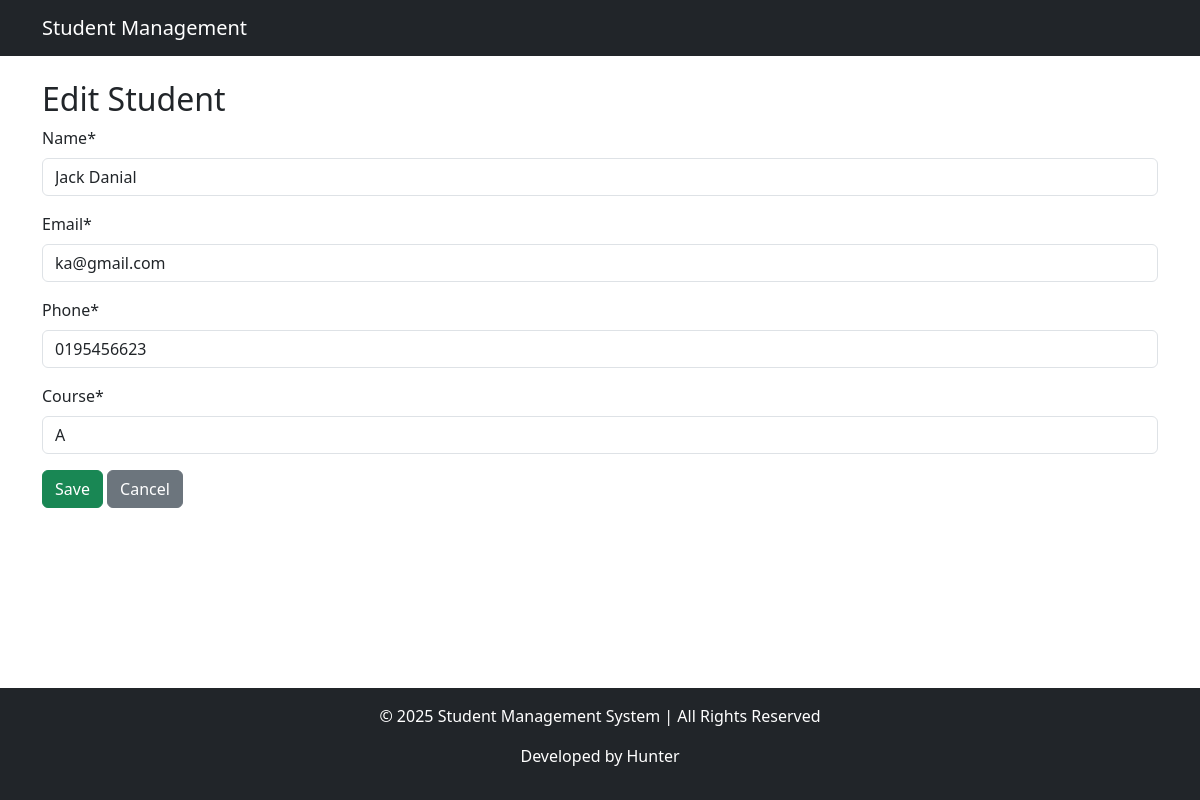
Page /2/edit/ on the committed database.
### students/models.py (models this page shows, shortened)
class Student(models.Model):
    name = models.CharField(max_length=100)
    email = models.EmailField(unique=True)
    phone = models.CharField(max_length=15)
    course = models.CharField(max_length=50)

### students/views.py (the view, shortened to what this page needs)
# urls.py: path('<int:pk>/edit/', StudentUpdateView.as_view(), name='edit_student'),
class StudentUpdateView(UpdateView):
    model = Student
    form_class = StudentForm
    template_name = 'students/student_form.html'
    success_url = reverse_lazy('student_list')

### students/forms.py
class StudentForm(forms.ModelForm):
    class Meta:
        model = Student
        fields = ['name', 'email', 'phone', 'course']
    def __init__(self, *args, **kwargs):
        super().__init__(*args, **kwargs)
        for field in self.fields.values():
            field.widget.attrs.update({'class': 'form-control'})

### students/templates/students/student_form.html (shortened to what this page needs)
{% extends 'students/base.html' %}
{% load crispy_forms_tags %}
{% block content %}
<h2>{% if form.instance.pk %}Edit{% else %}Add{% endif %} Student</h2>
<form method="post">
    {{ form|crispy }}
    <button type="submit" class="btn btn-success">Save</button>
    <a href="{% url 'student_list' %}" class="btn btn-secondary">Cancel</a>
</form>
{% endblock %}

### rows in the picture
Student: name "Jack Danial", email "ka@gmail.com", phone "0195456623", course "A"
